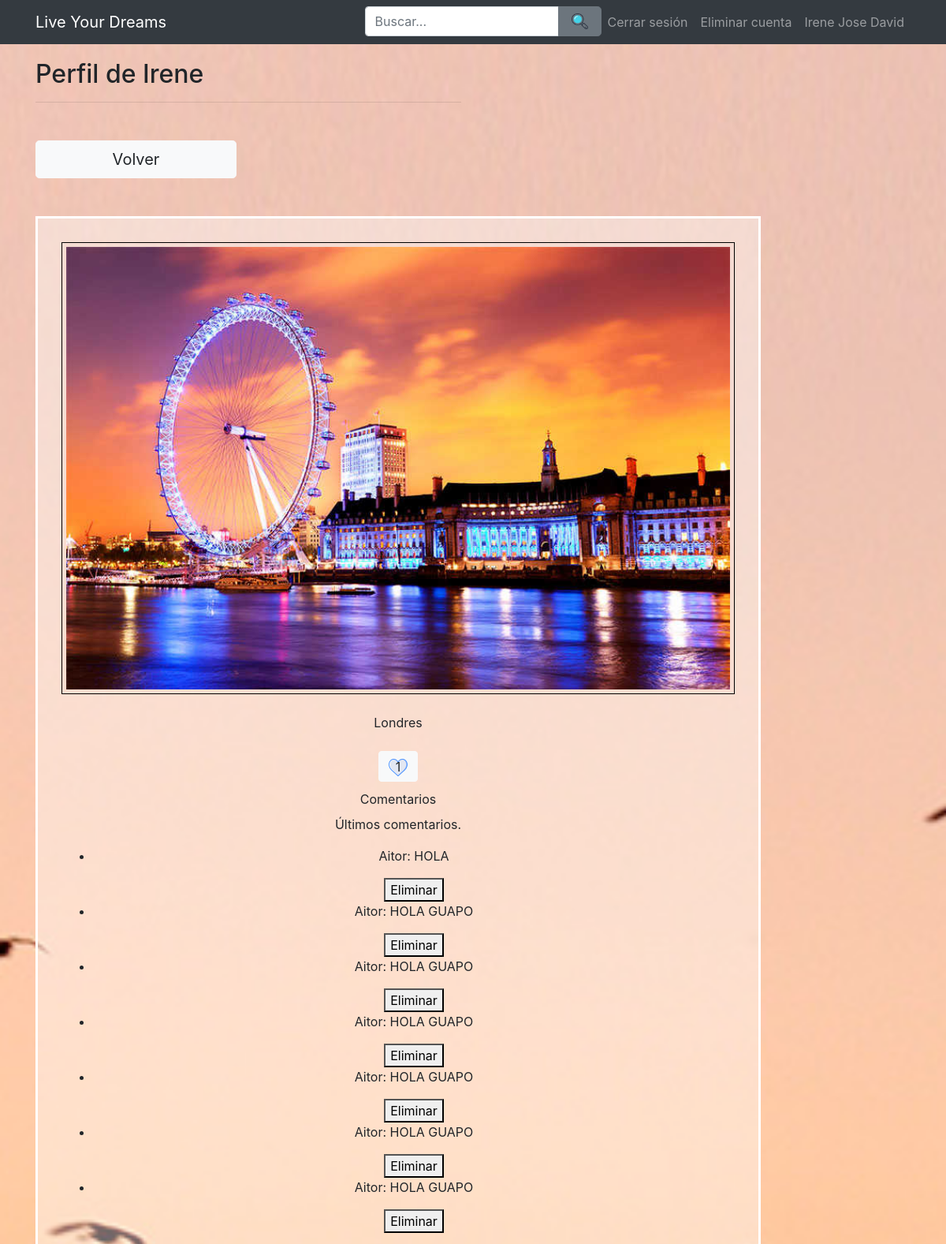
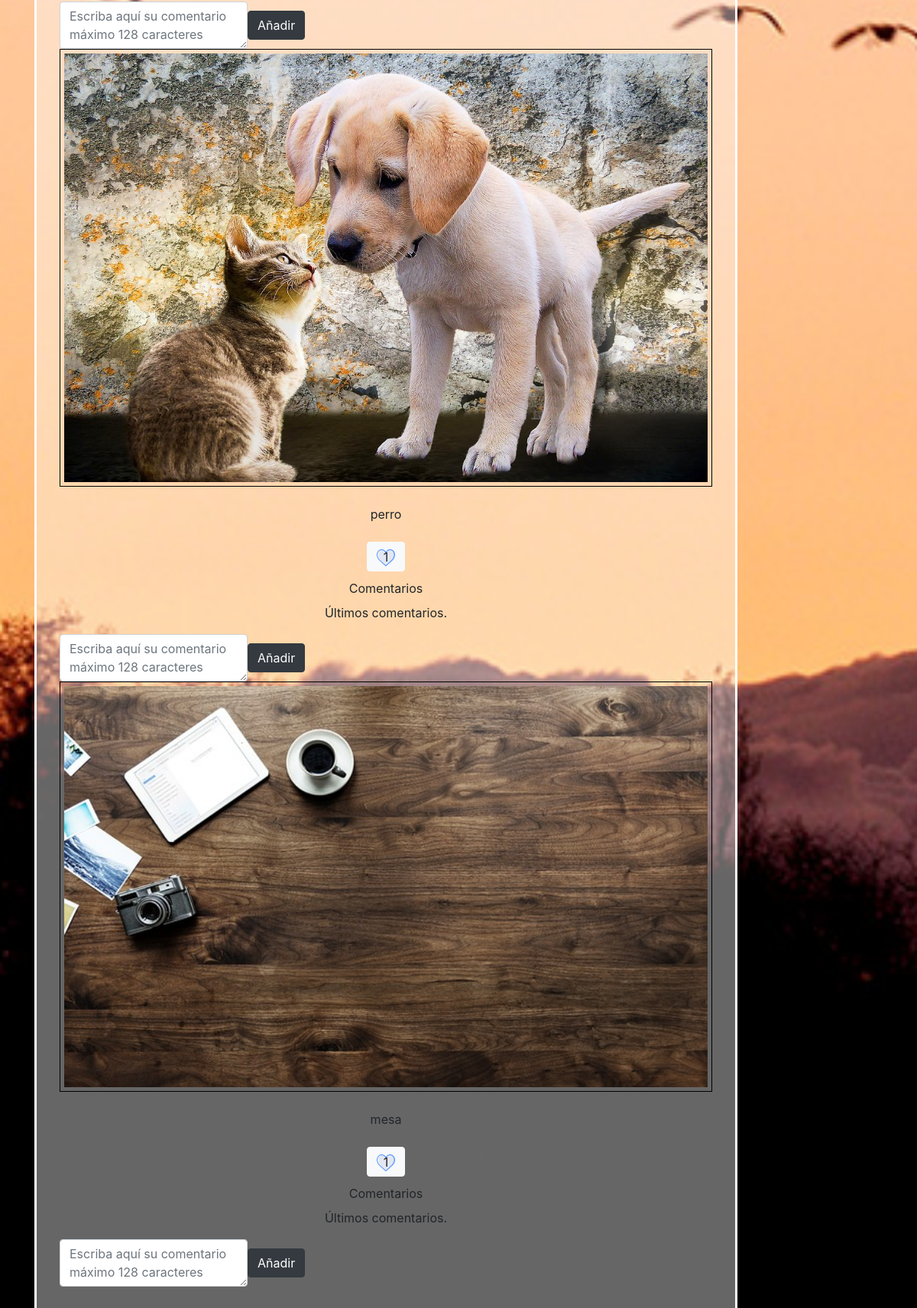
The app's page /vistausuario.php?id=1&nombreusuario=Irene (signed in) with its own data (2 pictures, top to bottom).
### tables this page shows
CREATE TABLE `imagen` (
  `idfoto` int(11) NOT NULL,
  `usuarioID` int(11) NOT NULL,
  `nombre` varchar(255) NOT NULL,
  `descripcion` text NOT NULL,
  `likes` int(11) DEFAULT '0'
);

CREATE TABLE `usuarios` (
  `usuarioID` int(11) NOT NULL,
  `username` varchar(255) NOT NULL,
  `password` varchar(255) NOT NULL,
  `email` varchar(255) NOT NULL,
  `active` varchar(255) NOT NULL,
  `resetToken` varchar(255) DEFAULT NULL,
  `resetComplete` varchar(3) DEFAULT 'No',
  `visitas` int(11) DEFAULT NULL
);

CREATE TABLE `comentarios` (
  `idcomentarios` int(11) NOT NULL,
  `idUsuario` int(11) DEFAULT NULL,
  `comentario` varchar(256) DEFAULT NULL,
  `idfoto` int(11) DEFAULT NULL
);

### vistausuario.php (the view, shortened to what this page needs)
<?php
require('includes/config.php');
require('layout/header.php');
?>
<div class="container">
	<div class="row">
		<div class="col-xs-12 col-sm-8 col-md-6 col-sm-offset-2 col-md-offset-3">
			<h2>Perfil de
				<?php
				$nombreusuario = $_GET['nombreusuario'];
				echo htmlspecialchars($nombreusuario, ENT_QUOTES);
				?>
			</h2>
			<hr>
			<div class="row mt-5">
				<div class="col-xs-6 col-md-6"><a class="btn btn-light btn-block btn-lg" tabindex="5" href="paginausuarios.php">Volver</a></div>
			</div>
		</div>
		<div class="col-xs-12 col-sm-12 col-md-12 col-sm-offset-12 col-md-offset-12 mt-5">
			<div class="row">
				<div class="col-md-10">
					<div style="padding:30px;border:3px solid white; text-align:center;background:rgba(255,255,255,0.4)">
						<?php
						$id = $_GET['id'];
						$stmt = $db->query("SELECT * FROM imagen WHERE usuarioID = " . $id);
						while ($row = $stmt->fetch()) {
							echo '<img style="width:100%;height:auto;padding:5px;border:1px solid black;" src="imagenes/' . $row['nombre'] . '">' . "\n";
							echo '<br/><br/>' . $row['descripcion'] . '<br/><br/>';
							$idDelaFoto = $row['idfoto'];
							echo '<button type="button" id="' . $row['idfoto'] . '" class="comment-ico btn btn-light like" style="height: 39px; margin-bottom: 10px;"><img src="img/app/heart.png">';
							echo '<div style=" position: relative;
							bottom: 25px;" class="contadorLikes">';
										$stmt2 = $db->query("SELECT likes FROM imagen WHERE idfoto =" . $row['idfoto']);
										$contenedor = [];
										while ($row = $stmt2->fetch()) {
											array_push($contenedor, $row['likes']);
										}
										echo $contenedor[0];
							echo '</div></button>';
					echo'		<div class="detailBox">
							<div class="titleBox">
							  <label>Comentarios</label>
							</div>
							<div class="commentBox">
								<p class="taskDescription">Últimos comentarios.</p>
							</div>
							<div class="actionBox">
								<ul class="commentList">';
								$var3 = $idDelaFoto;
										if($resultado = $db->query("SELECT * from comentarios WHERE idfoto = $idDelaFoto")) {
											while ($row2 = $resultado->fetch()) {
													echo '<li>';
														echo '<div class="commentText">';
															echo "<p class='nombre'>";
															$resultado2 = $db->query("SELECT username from usuarios WHERE usuarioID = ".$row2['idUsuario']);
															while ($row3 = $resultado2->fetch()) {
																echo $row3['username'];
															}
														echo ": " .$row2['comentario']."</p>";
														if($_SESSION['usuarioID'] == $row2['idUsuario']){
															echo "<button id='".$row2['idcomentarios']."' type='buttom' class='eliminarComentario'>Eliminar</button>";
														}
														echo '</div>';
													echo '</li>';
											}
										}else {
											echo "Falló la sentencia";
										}
							echo'	</ul>
								<form class="form-inline" role="form" action="#" method="post">
									<div class="form-group">
										<textarea class="form-control" maxlength="128" name="comentario" placeHolder="Escriba aquí su comentario máximo 128 caracteres"></textarea>
										<input type="submit" class="btn btn-dark" name="submit'.$var3.'" value="Añadir">
									</div>
								</form>
							</div>
						</div>';
						}
						?>
					</div>
				</div>
			</div>
		</div>
	</div>
</div>
<?php
require('layout/footer.php');
?>

### layout/header.php (shortened to what this page needs)
<!DOCTYPE html>
<html lang="en">
<head>
    <link href="style/bootstrap.min.css" rel="stylesheet">
    <link rel="stylesheet" href="style/main.css">
</head>
<body>
    <nav class="navbar navbar-expand-lg navbar-dark bg-dark">
      <div class="container">
        <a class="navbar-brand" href="index.php">Live Your Dreams</a>
        <div class="collapse navbar-collapse" id="navbarResponsive">
          <ul class="navbar-nav ml-auto">
<?php
if( isset($_SESSION['usuarioID'])){
	if( $_SESSION['usuarioID'] != ""){
		echo '
			<form id="form1" name="form1" method="get" action="">
					<div class="input-group bg-dark search-bar">
					  <input type="text" class="form-control search-input" placeholder="Buscar..." aria-label="Buscar..." aria-describedby="basic-addon2" name="buscar">
					  <div class="input-group-append search-button">
					  <input type="image" onclick="confirmarBusqueda()" name="submit" width="30px" height="30px"  src="img/app/lupa.png" class="btn btn-secondary btn-block btn-lg" tabindex="5">
					  </div>
					</div>
			</form>
				<li class="nav-item">
				  <a class="nav-link" href="logout.php">Cerrar sesión</a>
				</li>
				<li class="nav-item">
				  <a class="nav-link" href="deleteusuario.php">Eliminar cuenta</a>
				</li>
				<li class="nav-item">
				  <a class=" nav-link autor">Irene Jose David</a>
				</li>
		';
	}
}
?>
          </ul>
        </div>
      </div>
    </nav>
<section>

### layout/footer.php
    </section>
</body>
</html>

### style/main.css (style rules this page uses)
a { color: #EF1F2F; text-decoration: none; }
html, body { height:100%; }
body { background: url("../img/foto_fondo.jpg") no-repeat center center fixed; background-size:cover; }
section { height:100%; }
section { margin-top:75px; }
.autor { color: white; text-align: right; }
.navbar { position:fixed; width:100%; top:0; z-index:100000; }
.search-bar { max-width: 300px; }
.search-button { max-width: 60px; }
.search-button input { width: 55px; height: 38px; }

### records on screen
imagen: nombre (picture), descripcion "Londres", contenedor "1"
comentarios: comentario "HOLA"
usuarios: username "Aitor"
comentarios: comentario "HOLA GUAPO"
comentarios: comentario "HOLA GUAPO"
comentarios: comentario "HOLA GUAPO"
comentarios: comentario "HOLA GUAPO"
comentarios: comentario "HOLA GUAPO"
comentarios: comentario "HOLA GUAPO"
imagen: nombre (picture), descripcion "perro", contenedor "1"
imagen: nombre (picture), descripcion "mesa", contenedor "1"

### other values on screen
$nombreusuario "Irene"
